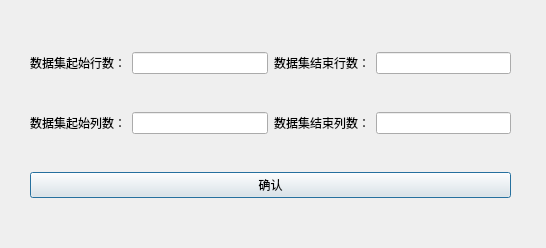
<?xml version="1.0" encoding="UTF-8"?>
<ui version="4.0">
 <class>TransformDialog1</class>
 <widget class="QDialog" name="TransformDialog1">
  <property name="geometry">
   <rect>
    <x>0</x>
    <y>0</y>
    <width>546</width>
    <height>248</height>
   </rect>
  </property>
  <property name="windowTitle">
   <string>行列转置</string>
  </property>
  <widget class="QWidget" name="verticalLayoutWidget">
   <property name="geometry">
    <rect>
     <x>30</x>
     <y>20</y>
     <width>481</width>
     <height>211</height>
    </rect>
   </property>
   <layout class="QVBoxLayout" name="verticalLayout">
    <item>
     <layout class="QHBoxLayout" name="horizontalLayout_2">
      <item>
       <widget class="QLabel" name="dataRowBeginText">
        <property name="text">
         <string>数据集起始行数：</string>
        </property>
       </widget>
      </item>
      <item>
       <widget class="QLineEdit" name="dataRowBegin"/>
      </item>
      <item>
       <widget class="QLabel" name="dataRowEndText">
        <property name="text">
         <string>数据集结束行数：</string>
        </property>
       </widget>
      </item>
      <item>
       <widget class="QLineEdit" name="dataRowEnd"/>
      </item>
     </layout>
    </item>
    <item>
     <layout class="QHBoxLayout" name="horizontalLayout">
      <item>
       <widget class="QLabel" name="dataColBeginText">
        <property name="text">
         <string>数据集起始列数：</string>
        </property>
       </widget>
      </item>
      <item>
       <widget class="QLineEdit" name="dataColBegin"/>
      </item>
      <item>
       <widget class="QLabel" name="dataColEndText">
        <property name="text">
         <string>数据集结束列数：</string>
        </property>
       </widget>
      </item>
      <item>
       <widget class="QLineEdit" name="dataColEnd"/>
      </item>
     </layout>
    </item>
    <item>
     <widget class="QPushButton" name="okButton">
      <property name="text">
       <string>确认</string>
      </property>
     </widget>
    </item>
   </layout>
  </widget>
 </widget>
 <resources/>
 <connections/>
</ui>
